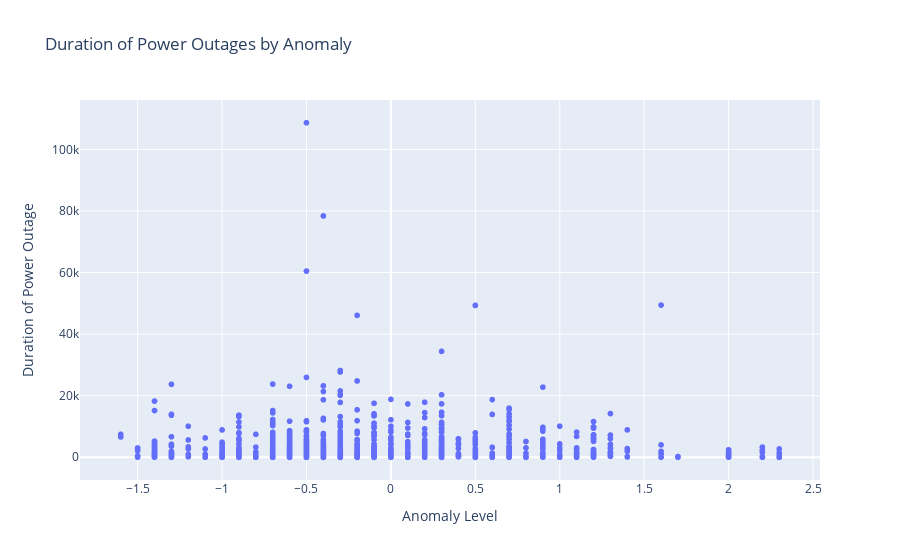

Notebook code cell kept with this figure:
### Code cell
scatter_anomaly_duration = px.scatter(data, x = 'ANOMALY.LEVEL', y = 'OUTAGE.DURATION',
                                     labels = {"OUTAGE.DURATION" : "Duration of Power Outage", 
                                              "ANOMALY.LEVEL" : "Anomaly Level"},
                                     title = "Duration of Power Outages by Anomaly")
scatter_anomaly_duration.write_html("assets/scatter1.html")
scatter_anomaly_duration

### Figure 1 — Plotly figure (JSON) as saved in the notebook; plotly's stock layout.template omitted (floating-point values rounded to 4 significant figures; data arrays with more than 128 entries replaced by an {"elided": "..."} marker saying what was removed)
{"data": [{"hovertemplate": "Anomaly Level=%{x}<br>Duration of Power Outage=%{y}<extra></extra>", "legendgroup": "", "marker": {"color": "#636efa", "symbol": "circle"}, "mode": "markers", "name": "", "showlegend": false, "type": "scattergl", "x": {"elided": "1534 float values"}, "xaxis": "x", "y": {"elided": "1534 int values"}, "yaxis": "y"}], "layout": {"legend": {"tracegroupgap": 0}, "title": {"text": "Duration of Power Outages by Anomaly"}, "xaxis": {"anchor": "y", "domain": [0, 1], "title": {"text": "Anomaly Level"}}, "yaxis": {"anchor": "x", "domain": [0, 1], "title": {"text": "Duration of Power Outage"}}}}
